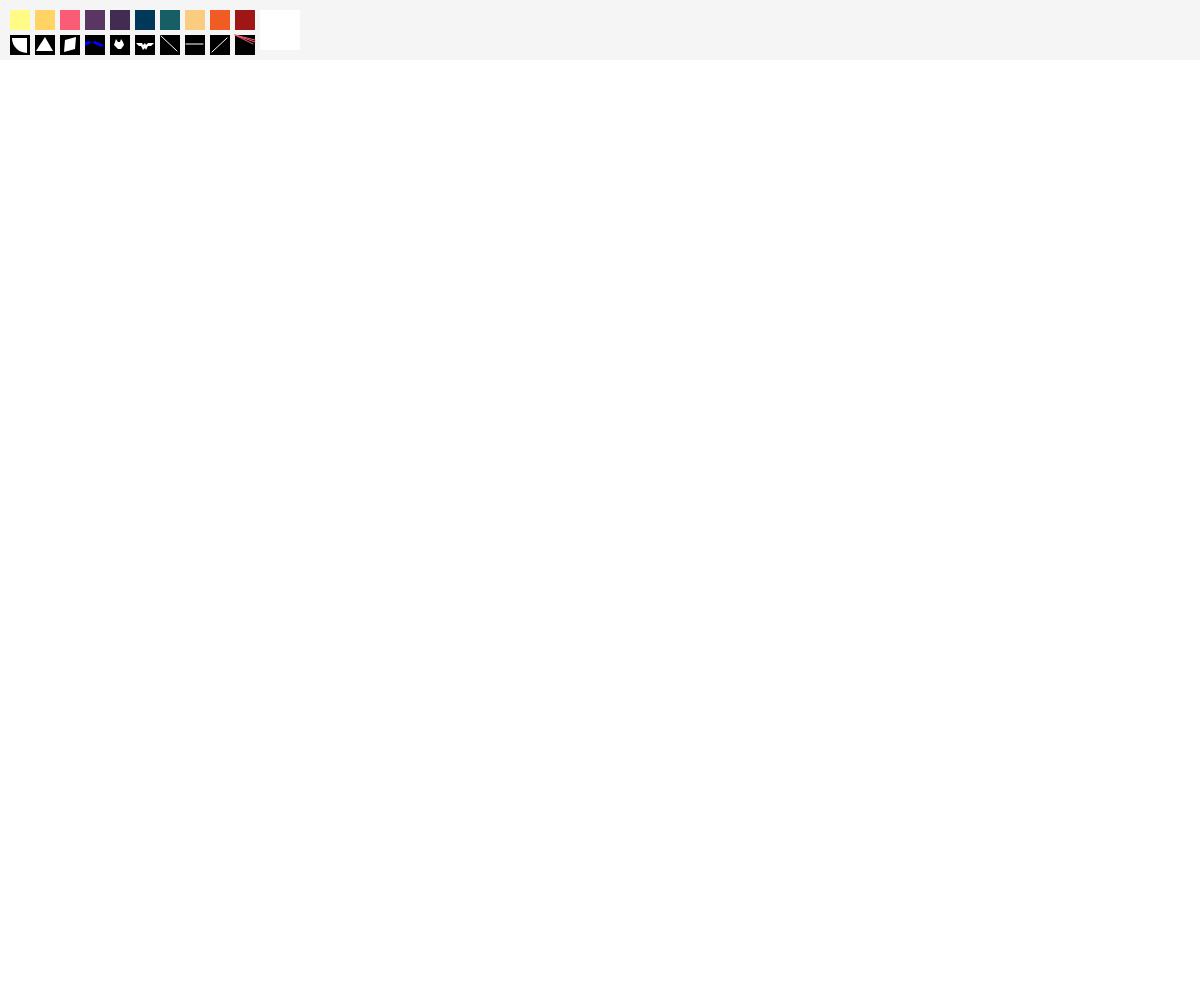
Frame 1 (no input)
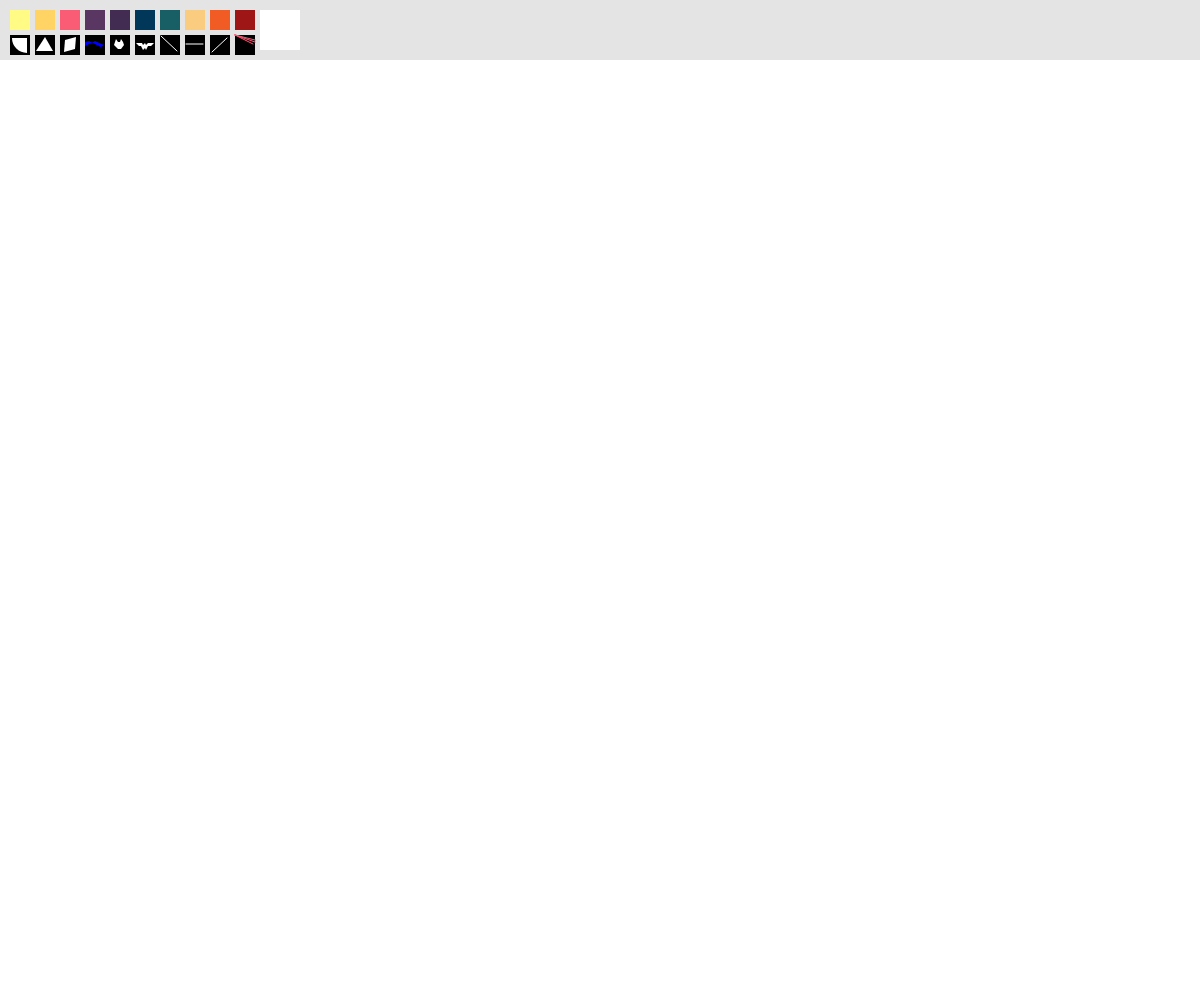
Frame 60 (no input)
Frame 120 (the mouse pressed at the canvas centre since frame 60): identical to frame 60, image omitted

The p5.js sketch that drew these frames (run headless with seeded random() and noise() and a simulated clock; from frame 60 on, the mouse is pressed at the canvas centre):

// p5.js sketch
// ── sketch.js
//Botones para colores//
var boton1x = 10;
var boton1y = 10;
var boton1tam = 20

var boton2x = 35;
var boton2y = 10;
var boton2tam = 20;

var boton3x = 60;
var boton3y = 10;
var boton3tam = 20;

var boton4x = 85;
var boton4y = 10;
var boton4tam = 20;

var boton5x = 110;
var boton5y = 10;
var boton5tam = 20;

var boton6x = 135;
var boton6y = 10;
var boton6tam = 20;

var boton7x = 160;
var boton7y = 10;
var boton7tam = 20;

var boton8x = 185;
var boton8y = 10;
var boton8tam = 20;

var boton9x = 210;
var boton9y = 10;
var boton9tam = 20;

var boton10x = 235;
var boton10y = 10;
var boton10tam = 20;

//borrador//
var botonbx = 260;
var botonby = 10;
var botonbtam = 40;

//Botones herramienras

var botonh1x = 10;
var botonh1y = 35;
var botonh1tam = 20

var botonh2x = 35;
var botonh2y = 35;
var botonh2tam = 20;

var botonh3x = 60;
var botonh3y = 35;
var botonh3tam = 20;

var botonh4x = 85;
var botonh4y = 35;
var botonh4tam = 20;

var botonh5x = 110;
var botonh5y = 35;
var botonh5tam = 20;

var botonh6x = 135;
var botonh6y = 35;
var botonh6tam = 20;

var botonh7x = 160;
var botonh7y = 35;
var botonh7tam = 20;

var botonh8x = 185;
var botonh8y = 35;
var botonh8tam = 20;

var botonh9x = 210;
var botonh9y = 35;
var botonh9tam = 20;

var botonh10x = 235;
var botonh10y = 35;
var botonh10tam = 20;



// color//

var colors = 0;

// herramienta //
var herramienta = 0;


//algunas posiciones//
var a = 10;
var b = 20;



function setup() {
  createCanvas(windowWidth, windowHeight);
  background(255);

}

function draw() {
  //Recbanner//
  noStroke();
  fill(227, 227, 227, 90);
  rect(0, 0, windowWidth, 60);

  //1
  fill(255, 251, 133);
  rect(boton1x, boton1y, boton1tam, boton1tam);

  //2
  fill(255, 212, 100);
  rect(boton2x, boton2y, boton2tam, boton2tam);

  //3
  fill(250, 91, 117);
  rect(boton3x, boton3y, boton3tam, boton3tam);

  //4
  fill(90, 54, 98);
  rect(boton4x, boton4y, boton4tam, boton4tam);

  //5
  fill(67, 44, 81);
  rect(boton5x, boton5y, boton5tam, boton5tam);

  //6
  fill(1, 56, 89);
  rect(boton6x, boton6y, boton6tam, boton6tam);

  //7
  fill(24, 94, 101);
  rect(boton7x, boton7y, boton7tam, boton7tam);

  //8
  fill(249, 204, 127);
  rect(boton8x, boton8y, boton8tam, boton8tam);

  //9
  fill(241, 92, 37);
  rect(boton9x, boton9y, boton9tam, boton9tam);

  //10
  fill(158, 22, 22);
  rect(boton10x, boton10y, boton10tam, boton10tam);

  //botones herramientas
  //1
  fill(0, 0, 0);
  rect(botonh1x, botonh1y, botonh1tam, botonh1tam);
  fill(255, 255, 255);
  arc(27, 38, 30, 30, HALF_PI, PI);


  //2
  fill(0, 0, 0);
  rect(botonh2x, botonh2y, botonh2tam, botonh2tam);
  fill(255, 255, 255);
  triangle(36, 51, 45, 37, 53, 51);

  //3
  fill(0, 0, 0);
  rect(botonh3x, botonh3y, botonh3tam, botonh3tam);
  fill(255, 255, 255);
  quad(64, 52, 65, 40, 76, 37, 75, 49);

  //4
  fill(0, 0, 0);
  rect(botonh4x, botonh4y, botonh4tam, botonh4tam);
  fill(0, 0, 255);
  strokeWeight(0, 2);
  beginShape();
  vertex(85, 42);
  vertex(89, 41);
  vertex(101, 47);
  vertex(104, 45);
  vertex(95, 41);
  vertex(85, 46);
  endShape();


  //5
  fill(0, 0, 0);
  rect(botonh5x, botonh5y, botonh5tam, botonh5tam);
  fill(255, 255, 255);
  strokeWeight(0, 2);
  beginShape();
  vertex(116, 39);
  vertex(115, 42);
  vertex(114, 45);
  vertex(118, 49);
  vertex(121, 49);
  vertex(124, 45);
  vertex(123, 42);
  vertex(121, 39);
  vertex(120, 42);
  vertex(118, 42);
  endShape();


  //6
  fill(0, 0, 0)
  rect(botonh6x, botonh6y, botonh6tam, botonh6tam);
  fill(255, 255, 255);
  strokeWeight(0, 2);
  beginShape();
  vertex(136, 43);
  vertex(139, 46);
  vertex(141, 46);
  vertex(143, 50);
  vertex(145, 48);
  vertex(146, 50);
  vertex(148, 46);
  vertex(151, 46);
  vertex(154, 43);
  vertex(148, 43);
  vertex(146, 45);
  vertex(145, 43);
  vertex(143, 45);
  vertex(142, 43);
  endShape();


  //7
  fill(0, 0, 0)
  rect(botonh7x, botonh7y, botonh7tam, botonh7tam);
  strokeWeight(1);
  stroke(255, 255, 255);
  line(161, 36, 177, 51);
  noStroke();

  //8
  fill(0, 0, 0)
  rect(botonh8x, botonh8y, botonh8tam, botonh8tam);
  strokeWeight(1);
  stroke(255, 255, 255);
  line(186, 44, 203, 44);
  noStroke();


  //9
  fill(0, 0, 0)
  rect(botonh9x, botonh9y, botonh9tam, botonh9tam);
  strokeWeight(1);
  stroke(255, 255, 255);
  line(227, 38, 212, 52);
  noStroke();


  //10
  fill(0, 0, 0)
  rect(botonh10x, botonh10y, botonh10tam, botonh10tam);
  strokeWeight(1);
  stroke(250, 91, 117);
  line(235, 35, 253, 44);
  line(235, 35, 255, 42);
  line(235, 35, 255, 40);

  noStroke();

  //botonb
  fill(255, 255, 255)
  rect(botonbx, botonby, botonbtam, botonbtam);


  if (mouseIsPressed) {

    //colores//
    if (colors == 0) {
      fill(255, 251, 133);
    }

    if (colors == 1) {
      fill(255, 212, 100);
    }

    if (colors == 2) {
      fill(250, 91, 117);
    }

    if (colors == 3) {
      fill(90, 54, 98);
    }

    if (colors == 4) {
      fill(67, 44, 81);
    }

    if (colors == 5) {
      fill(1, 56, 89);
    }

    if (colors == 6) {
      fill(24, 94, 101);
    }


    if (colors == 7) {
      fill(249, 204, 127);
    }


    if (colors == 8) {
      fill(241, 92, 37);
    }


    if (colors == 9) {
      fill(158, 22, 22);
    }


    //Herramientas


    if (herramienta == 1) {
      arc(mouseX, mouseY, 30, 30, HALF_PI, PI);
    }

    if (herramienta == 2) {
      triangle(mouseX, mouseY, mouseX + 18, mouseY - 55,
        mouseX + 46, mouseY);

    }

    if (herramienta == 3) {
      quad(mouseX, mouseY, mouseX + 48, mouseY - 11, mouseX + 31,
        mouseY + 32, mouseX - 8, mouseY + 46);

    }

    if (herramienta == 4) {

      fill(0, 0, 255);
      strokeWeight(0, 2);
      beginShape();
      vertex(mouseX, mouseY); //85 , 42
      vertex(mouseX + 4, mouseY + 1);
      vertex(mouseX + 16, mouseY + 5);
      vertex(mouseX + 19, mouseY + 3);
      vertex(mouseX + 10, mouseY + 1);
      vertex(mouseX, mouseY + 4);
      endShape();

    }

    if (herramienta == 5) {

      //fill(255,0,0);
      strokeWeight(0, 2);
      beginShape();
      vertex(mouseX, mouseY - 10);
      vertex(mouseX - 1, mouseY - 7);
      vertex(mouseX - 2, mouseY - 4);
      vertex(mouseX + 2, mouseY);
      vertex(mouseX + 5, mouseY);
      vertex(mouseX + 8, mouseY - 4);
      vertex(mouseX + 7, mouseY - 7);
      vertex(mouseX + 5, mouseY - 10);
      vertex(mouseX + 4, mouseY - 7);
      vertex(mouseX + 2, mouseY - 7);
      endShape();
    }

    if (herramienta == 6) {

      //fill(255,255,255);
      strokeWeight(0, 2);
      beginShape();
      vertex(mouseX, mouseY);
      vertex(mouseX + 7, mouseY + 7);
      vertex(mouseX + 13, mouseY + 7);
      vertex(mouseX + 18, mouseY + 16);
      vertex(mouseX + 22, mouseY + 11);
      vertex(mouseX + 25, mouseY + 16);
      vertex(mouseX + 30, mouseY + 8);
      vertex(mouseX + 37, mouseY + 8);
      vertex(mouseX + 43, mouseY);
      vertex(mouseX + 28, mouseY);
      vertex(mouseX + 25, mouseY + 5);
      vertex(mouseX + 22, mouseY - 1);
      vertex(mouseX + 18, mouseY + 4);
      vertex(mouseX + 14, mouseY);
      endShape();

    }

    if (herramienta == 7) {
      strokeWeight(1);
      stroke(255, 0, 0);
      line(mouseX, mouseY, mouseX + 16, mouseY + 15);

    }

    if (herramienta == 8) {
      strokeWeight(1);
      stroke(255, 0, 0);
      line(mouseX, mouseY, mouseX + 17, mouseY);
    }

    if (herramienta == 9) {
      strokeWeight(1);
      stroke(255, 0, 0);
      line(mouseX + 15, mouseY - 14, mouseX, mouseY);

    }

    if (herramienta == 10) {

      strokeWeight(1);
      stroke(250, 91, 117);
      line(mouseX - 20, mouseY - 20, windowWidth, windowHeight/2);
    }

    //botonb
    if (herramienta == 11) {
      fill(255, 255, 255)
      rect(0, 0, windowWidth, windowHeight);
    }

  }


  //colores
  noStroke();

  if (mouseX > boton1x && mouseX < boton1x + boton1tam &&
    mouseY > boton1y && mouseY < boton1y + boton1tam) {
    colors = 0;
  }

  if (mouseX > boton2x && mouseX < boton2x + boton2tam &&
    mouseY > boton2y && mouseY < boton2y + boton2tam) {
    colors = 1;
  }
  if (mouseX > boton3x && mouseX < boton3x + boton3tam &&
    mouseY > boton3y && mouseY < boton3y + boton3tam) {
    colors = 2;
  }

  if (mouseX > boton4x && mouseX < boton4x + boton4tam &&
    mouseY > boton4y && mouseY < boton4y + boton4tam) {
    colors = 3;
  }

  if (mouseX > boton5x && mouseX < boton5x + boton5tam &&
    mouseY > boton5y && mouseY < boton5y + boton5tam) {
    colors = 4;
  }

  if (mouseX > boton6x && mouseX < boton6x + boton6tam &&
    mouseY > boton6y && mouseY < boton6y + boton6tam) {
    colors = 5;
  }

  if (mouseX > boton7x && mouseX < boton7x + boton7tam &&
    mouseY > boton7y && mouseY < boton7y + boton7tam) {
    colors = 6;
  }

  if (mouseX > boton8x && mouseX < boton8x + boton8tam &&
    mouseY > boton8y && mouseY < boton8y + boton8tam) {
    colors = 7;
  }

  if (mouseX > boton9x && mouseX < boton9x + boton9tam &&
    mouseY > boton9y && mouseY < boton9y + boton9tam) {
    colors = 8;
  }

  if (mouseX > boton10x && mouseX < boton10x + boton10tam &&
    mouseY > boton10y && mouseY < boton10y + boton10tam) {
    colors = 9;
  }



  //herramientas//

  if (mouseX > botonh1x && mouseX < botonh1x + botonh1tam &&
    mouseY > botonh1y && mouseY < botonh1y + botonh1tam) {

    herramienta = 1;
  }

  if (mouseX > botonh2x && mouseX < botonh2x + botonh2tam &&
    mouseY > botonh2y && mouseY < botonh2y + botonh2tam) {

    herramienta = 2;
  }

  if (mouseX > botonh3x && mouseX < botonh3x + botonh3tam &&
    mouseY > botonh3y && mouseY < botonh3y + botonh3tam) {

    herramienta = 3;
  }

  if (mouseX > botonh4x && mouseX < botonh4x + botonh4tam &&
    mouseY > botonh4y && mouseY < botonh4y + botonh4tam) {

    herramienta = 4;
  }

  if (mouseX > botonh5x && mouseX < botonh5x + botonh5tam &&
    mouseY > botonh5y && mouseY < botonh5y + botonh5tam) {

    herramienta = 5;
  }

  if (mouseX > botonh6x && mouseX < botonh6x + botonh6tam &&
    mouseY > botonh6y && mouseY < botonh6y + botonh6tam) {

    herramienta = 6;
  }

  if (mouseX > botonh7x && mouseX < botonh7x + botonh7tam &&
    mouseY > botonh7y && mouseY < botonh7y + botonh7tam) {

    herramienta = 7;

  }

  if (mouseX > botonh8x && mouseX < botonh8x + botonh8tam &&
    mouseY > botonh8y && mouseY < botonh8y + botonh8tam) {

    herramienta = 8;
  }

  if (mouseX > botonh9x && mouseX < botonh9x + botonh9tam &&
    mouseY > botonh9y && mouseY < botonh9y + botonh9tam) {

    herramienta = 9;
  }

  if (mouseX > botonh10x && mouseX < botonh10x + botonh10tam &&
    mouseY > botonh10y && mouseY < botonh10y + botonh10tam) {

    herramienta = 10;
  }

  if (mouseX > botonbx && mouseX < botonbx + botonbtam &&
    mouseY > botonby && mouseY < botonby + botonbtam) {

    herramienta = 11;
  }


}
